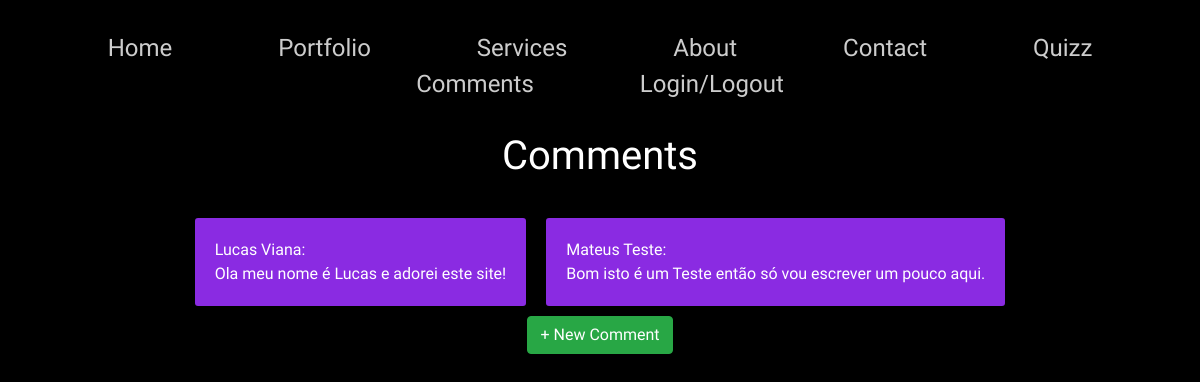
The page /comment on the database as committed earlier.
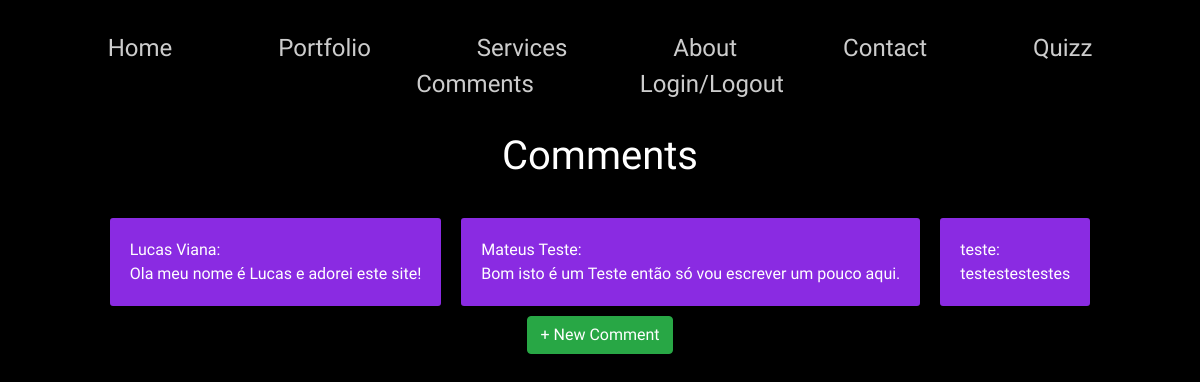
The same page on the database as committed later.
### website/models.py (models this page shows, shortened)
class Comment(models.Model):
    name = models.CharField(max_length=120)
    subject = models.TextField(max_length=500)

### website/views.py (the view)
# urls.py: path('comment', views.comment_page_view, name='comment'),
def comment_page_view(request):
    context = {'comments': Comment.objects.all()}
    return render(request, 'website/comment.html', context)

### website/templates/website/comment.html
{% extends 'website/base.html' %}
{% block header %}
    <div class="box-center">
        <h1>Comments</h1>
    </div>
{% endblock header %}
{% block main %}
    <div class="mainContact box-center">
        {% for comment in comments %}
            <p>{{ comment.name }}:<br>
            {{ comment.subject }}</p>
        {% endfor %}
    </div>
    <div class="box-center">
        <a href="{% url 'website:addcomment' %}" class="btn btn-success">+ New Comment</a>
    </div>
{% endblock main %}

Rows that differ between the two databases and show on the page:
added Comment: name "teste", subject "testestestestes"
